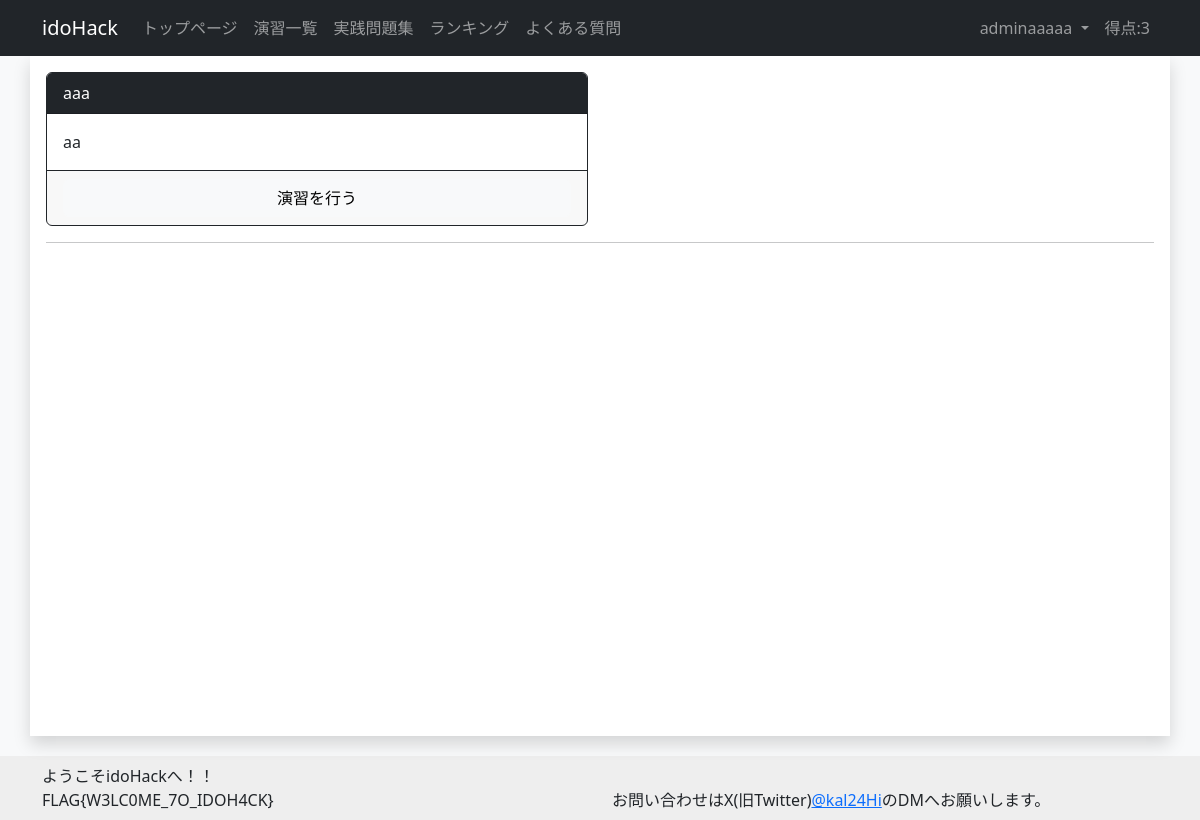
The page /exercise/ (signed in) on the database its author committed.
### account/models.py (models this page shows)
class CustomUser(AbstractUser):
    uuid = models.UUIDField(default=uuid.uuid4, editable=False, unique=True, verbose_name="UUID") # ユーザのUUID
    total_score = models.IntegerField(default=0, verbose_name="総得点") # ユーザの総得点
    biography = models.TextField(max_length=500, blank=True, verbose_name="自己紹介") # ユーザの自己紹介
    twitter_url = models.URLField(max_length=200, blank=True, verbose_name="TwitterURL") # ユーザのTwitterのURL
    github_url = models.URLField(max_length=200, blank=True, verbose_name="GitHubURL") # ユーザのGitHubのURL
    linkedin_url = models.URLField(max_length=200, blank=True, verbose_name="LinkedInURL") # ユーザのLinkedInのURL
    country = models.CharField(max_length=100, blank=True, verbose_name="国籍") # ユーザの国籍
    occupation = models.CharField(max_length=50, verbose_name="職業", choices=(('Student', '学生'),
                                          ('teacher', '教員'),
                                          ('SecurityEngineer', 'セキュリティエンジニア'),
                                          ('IT', 'IT職'),
                                          ('other', 'その他')))
    is_active = models.BooleanField(default=True, verbose_name="アクティブユーザ") # ユーザがアクティブかどうか
    is_staff = models.BooleanField(default=False, verbose_name="スタッフユーザ") # ユーザがスタッフかどうか
    is_writer = models.BooleanField(default=False, verbose_name="作問ユーザ") # ユーザが作問者かどうか

### challenge/models.py (models this page shows, shortened)
class ExerciseModel(models.Model):
    category = models.ForeignKey(CategoryModel, on_delete=models.SET_NULL, null=True, verbose_name="カテゴリ") # カテゴリ
    exercise_number = models.IntegerField(default=0, verbose_name="番号") # 演習の番号
    exercise_title = models.CharField(max_length=100, default="", verbose_name="タイトル") # 演習のタイトル
    summary = models.TextField(blank=True, default="", verbose_name="概要") # 演習の概要
    exercise_discription = MDTextField(default="", verbose_name="説明") # 演習の説明
    visible = models.BooleanField(default=False, verbose_name="一般ユーザへの公開") # 演習が公開されているかどうか
    textbook = MDTextField(blank=True, verbose_name="教科書") # 教科書のURL
    explanation = MDTextField(blank=True, verbose_name="解説") # 解説のURL
    created_at = models.DateTimeField(auto_now_add=True, verbose_name="作成日時") # 課題の作成日時
    updated_at = models.DateTimeField(auto_now=True, verbose_name="作成日時") # 課題の更新日時
    class Meta:
        verbose_name = 'Exercise'

### challenge/views.py (the view)
# urls.py: path('exercise/', views.ExerciseListView.as_view(), name='exercise_list'),
class ExerciseListView(LoginRequiredMixin, ListView):
    model = ExerciseModel
    template_name = 'challenge/exercise_list.html'
    context_object_name = 'exercise_list'

### templates/challenge/exercise_list.html
{% extends "base.html" %}
{% load markdown_extras%}
{% block content %}
<div class="row row-cols-3 row-cols-md-2 g-4">
    {% for exercise in exercise_list%}
    <div class="col">
      <div class="card border-dark h-100">
        <div class="card-header text-bg-dark">{{exercise.exercise_title}}</div>
        <div class="card-body">
          <p class="card-text">{{exercise.summary | linebreaksbr}}</p>
        </div>
        <div class="card-footer border-dark">
            <a href="{%url 'exercise_detail' exercise.id%}" class="btn btn-light w-100">演習を行う</a>
        </div>
      </div>
    </div>
    {% endfor %}
</div>
{% endblock %}

### templates/base.html (shortened to what this page needs)
{% load static %}
<!DOCTYPE html>
<html style="height: 100%;">
<head>
    <link href="{% static 'mdeditor/css/editormd.min.css' %}" rel="stylesheet">
    <link href="{% static 'mdeditor/css/editormd.preview.css' %}" rel="stylesheet">
    <link href="https://cdn.jsdelivr.net/npm/bootstrap@5.3.0/dist/css/bootstrap.min.css" rel="stylesheet"
>
</head>
<body class="bg-light" style="height: 100%;">
<nav class="navbar navbar-expand-lg navbar-dark bg-dark sticky-top">
  <div class="container">
    <a class="navbar-brand " href="#">idoHack</a>
      <div class="collapse navbar-collapse" id="navbarNavDropdown">
        <ul class="navbar-nav me-auto">
          <li class="nav-item">
            <a class="nav-link" href="{%url 'index'%}">トップページ</a>
          </li>
          <li class="nav-item">
            <a class="nav-link" href="{%url 'exercise_list'%}">演習一覧</a>
          </li>
          <li class="nav-item">
            <a class="nav-link" href="{%url 'exercise_detail' 6%}">実践問題集</a>
          </li>
          <li class="nav-item">
            <a class="nav-link" href="{%url 'totalscore_ranking'%}">ランキング</a>
          </li>
          <li class="nav-item">
            <a class="nav-link" href="{%url 'faq'%}">よくある質問</a>
          </li>
        </ul>
        <ul class="navbar-nav">
        {% if user.is_authenticated %}
        <li class="nav-item dropdown">
          <a class="nav-link dropdown-toggle" href="#" role="button" data-bs-toggle="dropdown" aria-expanded="false">
            {{user.username}}
          </a>
        </li>
        <li class="nav-item">
          <a class="nav-link">得点:{{user.total_score}}</a>
        </li>
        {% endif %}
        </ul>
      </div>
  </div>
</nav>
<body>
<div class="container shadow p-3 bg-white" style="min-height: 85%; position: relative;">
    {% block content %}{% endblock content%}
    <hr>
</div>
<div class="p-2" style="background-color:#EEEEEE; margin-top: 20px; margin-bottom: 10%; width: 100%;">
  <div class="container">
    <div class="row">
      <div class="col-md-6">
        ようこそidoHackへ！！</br>
        FLAG{W3LC0ME_7O_IDOH4CK}</br>
      </div>
      <div class="col-md-6">
        お問い合わせはX(旧Twitter)<a href="https://twitter.com/kal24Hi" target="_blank" rel="noopener noreferrer">@kal24Hi</a>のDMへお願いします。
      </div>
    </div>
  </div>
</div>
</body>

### rows shown on the page
CustomUser: username "adminaaaaa", total_score "3"
ExerciseModel: exercise_title "aaa", summary "aa"
